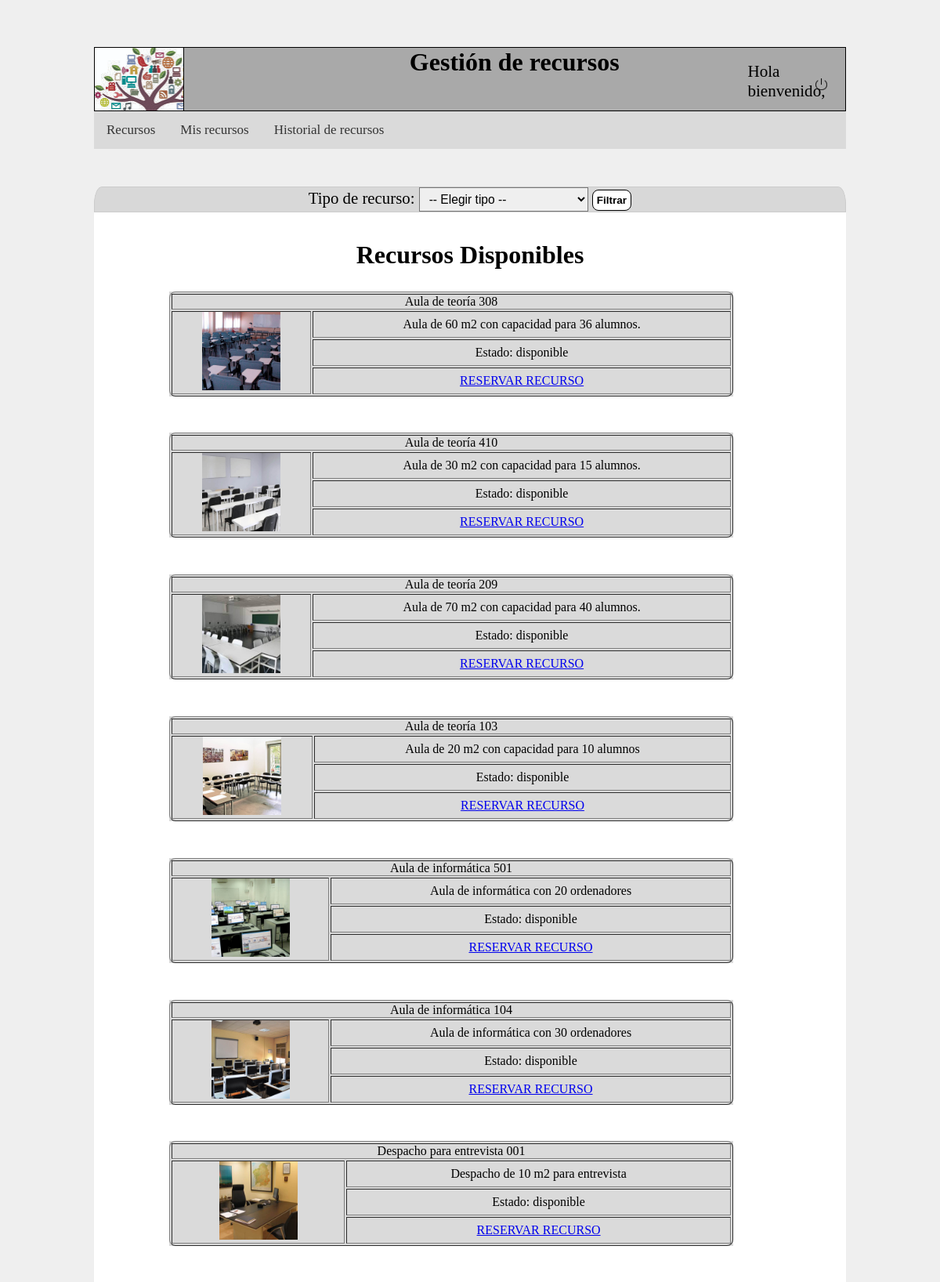
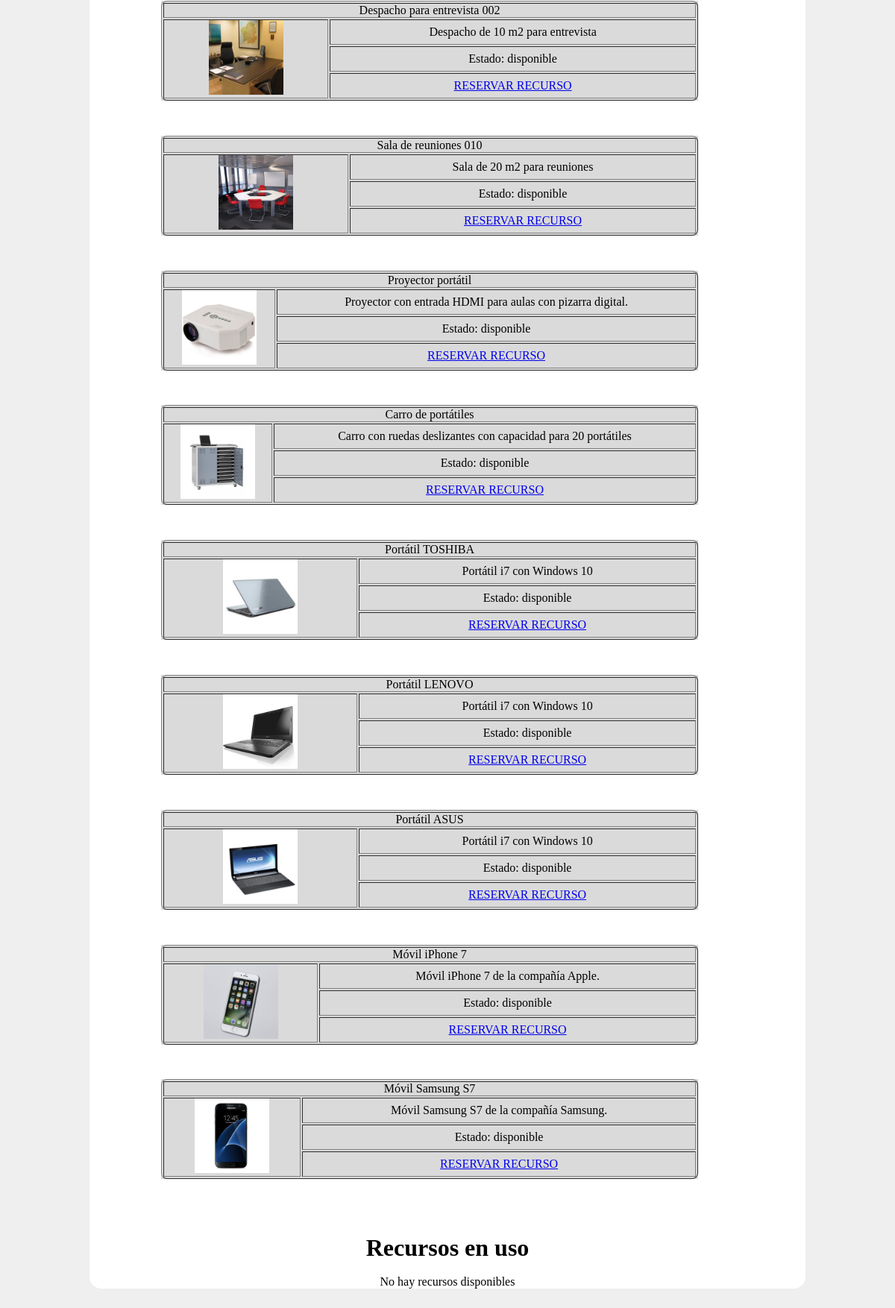
The app's page /proyecto3/php/recursos.php with its own data (2 pictures, top to bottom).
### tables this page shows
CREATE TABLE `tbl_recurso` (
  `rec_id` int(2) NOT NULL,
  `rec_nombre` varchar(30) NOT NULL,
  `rec_foto` varchar(15) NOT NULL,
  `rec_descripcion` varchar(200) NOT NULL,
  `rec_tipoid` int(2) NOT NULL,
  `rec_estado` varchar(15) NOT NULL DEFAULT 'Disponible'
);

### proyecto3/php/recursos.php (the view, shortened to what this page needs)
<?php
		$conexion = mysqli_connect('localhost', 'root', '', 'bd_proyecto2');
		$sql = "SELECT * FROM tbl_tiporecurso ORDER BY tr_id";
		$disponible =	" SELECT * FROM tbl_recurso INNER JOIN tbl_tiporecurso ON tbl_tiporecurso.tr_id = tbl_recurso.rec_tipoid WHERE rec_estado='disponible' ";
		$ocupado =	" SELECT * FROM tbl_recurso INNER JOIN tbl_tiporecurso ON tbl_tiporecurso.tr_id = tbl_recurso.rec_tipoid WHERE rec_estado='ocupado' ";
		extract($_REQUEST);
		$tipos = mysqli_query($conexion, $sql);
		$recursos = mysqli_query($conexion, $disponible);
		$recursos1 = mysqli_query($conexion, $ocupado);
?>
<!DOCTYPE html>
<html>
<head>
	<link rel="stylesheet" type="text/css" href="../css/recursos.css">
</head>
<body>
	<div class="header">
			<div class="logo">
			</div>
			<h1 align="center">Gestión de recursos</h1>
			<div class="profile">
			<p class="welcome">Hola bienvenido, <br />
			</p>
			</div>
			<div class="logout">
				<a href="logout.proc.php" onclick="return logout();">
					<img class="img_logout" src="../img/logout_small.png" alt="Cerrar sesión">
				</a>
			</div>
		</div>
	<nav>
		<ul class="topnav">
			<li class="li"><a href="#">Recursos</a></li>
			<li class="li"><a href="misrecursos.php">Mis recursos</a></li>
			<li class="li"><a href="historial_recursos.php">Historial de recursos</a></li>
		</ul>
	</nav>
<div class="container">
	<?php
	if(mysqli_num_rows($tipos)>0){
		?>
	<form action="recursos.php" method="get" class="formtipo">
		Tipo de recurso:
		<select name="tr_id">
			<option value="0">-- Elegir tipo --</option>
		</select>
		<input type="submit" name="enviar" value="Filtrar">
	</form>
	<br/><br/>
	<h1>Recursos Disponibles</h1>
	<br/>
	<?php
		}
		if(mysqli_num_rows($recursos)>0){
								while($recurso	=	mysqli_fetch_array($recursos)){
									echo "<div class='content_rec'>";
									echo "<table border>";
										echo "<tr>";
											echo "<td colspan='2'>" . $recurso['rec_nombre'] . "</td>";
										echo "</tr>";
										echo "<tr>";
											echo "<td rowspan='3'><img class='img_recu' src='../img/recursos/".$recurso['rec_foto']."' width='100'></td>";
											echo "<td>".$recurso['rec_descripcion']."</td>";
										echo "</tr>";
										echo "<tr>";
											echo "<td>Estado: " .$recurso['rec_estado']. "</td>";
										echo "</tr>";
										echo "<tr>";
												echo "<td colspan='2'> <a href='recursos.proc.php?rec_id=".$recurso['rec_id']."' onclick='return destroy();'>RESERVAR RECURSO </a></td>";
											echo "</tr>";
									echo "</table>";
									echo "</div>";
								}
			} else {
				echo "No hay recursos disponibles";
			}
		?>
	<br/><br/>
	<h1>Recursos en uso</h1>
	<br/>
	<?php
		if(mysqli_num_rows($recursos1)>0){
								while($recurso1	=	mysqli_fetch_array($recursos1)){
									echo "<div class='content_rec'>";
									echo "<table border>";
										echo "<tr>";
											echo "<td colspan='2'>" . $recurso1['rec_nombre'] . "</td>";
										echo "</tr>";
										echo "<tr>";
											echo "<td rowspan='3'><img class='img_recu' src='../img/recursos/".$recurso1['rec_foto']."' width='100'></td>";
											echo "<td>".$recurso1['rec_descripcion']."</td>";
										echo "</tr>";
										echo "<tr>";
											echo "<td>Estado: " .$recurso1['rec_estado']. "</td>";
										echo "</tr>";
									echo "</table>";
									echo "</div>";
									echo "</br>";
								}
			} else {
				echo "No hay recursos disponibles";
			}
		?>
</div>
</body>
</html>

### proyecto3/css/recursos.css (style rules this page uses)
* { margin:0px; padding:0px; }
body { background-color: #EFEFEF; width: 80%; margin: 5% 10%; }
.header { height: 80px; background-color: #A9A9A9; border: solid 1px black; }
.logo { background-image: url("../img/banner_opt.jpg"); height: 100%; width: 11.75%; border-right: solid 1px black; float: left; }
.welcome { position: relative; margin-left: 85%; width: 25%; }
nav { margin: 0; padding: 0; background-color: #DADADA; }
nav ul.topnav { list-style-type: none; overflow: hidden; }
nav ul.topnav li { float: left; }
nav ul.topnav li a { display: inline-block; color: #333; text-align: center; padding: 14px 16px; text-decoration: none; transition: 0.3s; font-size: 17px; }
.profile { width: 20%; margin-left: 70%; margin-top: -2%; font-size: 1.32em; }
.container { background-color: white; width: 100%; border-radius:1em; height: 100%; margin-top: 2%; text-align: center; font-size: 1em; }
.content_rec { margin-top: 1%; margin-bottom: 2%; text-align:center; width: 75%; background-color:#DADADA; margin-left: 10%; }
.content_rec table { width: 100%; border-radius: 8px 8px 8px 8px; }
.formtipo { margin-top: 5%; }
.img_logout { width: 8%; margin-left: 75% }
.logout { width: 20%; position: relative; margin-left: 81%; margin-top: -3%; }
.formtipo { font-size: 1.3em; border: 1px solid #ccc; background-color: #D8D8D8; border-top-left-radius: 0.5em 1em; border-top-right-radius: 0.5em 1em; }
select { padding: 5px 8px; box-shadow: none; background-image: none; font-size:0.75em; }
input { font-weight: bold; cursor: pointer; padding: 5px; border: 1px solid #000; background: #fff; border-radius: 8px 8px 8px 8px; font-size: 0.65em; }

### records on screen
tbl_recurso: rec_nombre "Aula de teoría 308", rec_foto (picture), rec_descripcion "Aula de 60 m2 con capacidad para 36 alumnos.", rec_estado "disponible"
tbl_recurso: rec_nombre "Aula de teoría 410", rec_foto (picture), rec_descripcion "Aula de 30 m2 con capacidad para 15 alumnos.", rec_estado "disponible"
tbl_recurso: rec_nombre "Aula de teoría 209", rec_foto (picture), rec_descripcion "Aula de 70 m2 con capacidad para 40 alumnos.", rec_estado "disponible"
tbl_recurso: rec_nombre "Aula de teoría 103", rec_foto (picture), rec_descripcion "Aula de 20 m2 con capacidad para 10 alumnos", rec_estado "disponible"
tbl_recurso: rec_nombre "Aula de informática 501", rec_foto (picture), rec_descripcion "Aula de informática con 20 ordenadores", rec_estado "disponible"
tbl_recurso: rec_nombre "Aula de informática 104", rec_foto (picture), rec_descripcion "Aula de informática con 30 ordenadores", rec_estado "disponible"
tbl_recurso: rec_nombre "Despacho para entrevista 001", rec_foto (picture), rec_descripcion "Despacho de 10 m2 para entrevista", rec_estado "disponible"
tbl_recurso: rec_nombre "Despacho para entrevista 002", rec_foto (picture), rec_descripcion "Despacho de 10 m2 para entrevista", rec_estado "disponible"
tbl_recurso: rec_nombre "Sala de reuniones 010", rec_foto (picture), rec_descripcion "Sala de 20 m2 para reuniones", rec_estado "disponible"
tbl_recurso: rec_nombre "Proyector portátil", rec_foto (picture), rec_descripcion "Proyector con entrada HDMI para aulas con pizarra digital.", rec_estado "disponible"
tbl_recurso: rec_nombre "Carro de portátiles", rec_foto (picture), rec_descripcion "Carro con ruedas deslizantes con capacidad para 20 portátiles", rec_estado "disponible"
tbl_recurso: rec_nombre "Portátil TOSHIBA", rec_foto (picture), rec_descripcion "Portátil i7 con Windows 10", rec_estado "disponible"
tbl_recurso: rec_nombre "Portátil LENOVO", rec_foto (picture), rec_descripcion "Portátil i7 con Windows 10", rec_estado "disponible"
tbl_recurso: rec_nombre "Portátil ASUS", rec_foto (picture), rec_descripcion "Portátil i7 con Windows 10", rec_estado "disponible"
tbl_recurso: rec_nombre "Móvil iPhone 7", rec_foto (picture), rec_descripcion "Móvil iPhone 7 de la compañía Apple.", rec_estado "disponible"
tbl_recurso: rec_nombre "Móvil Samsung S7", rec_foto (picture), rec_descripcion "Móvil Samsung S7 de la compañía Samsung.", rec_estado "disponible"
